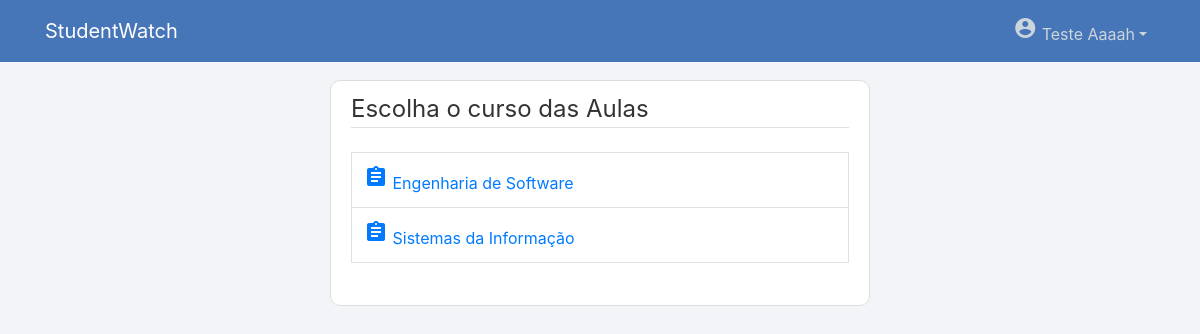
The page /filtrarAula/ (signed in) on the database its author committed.
### users/models.py (models this page shows, shortened)
class User(AbstractUser):
    username = models.EmailField(_('username'), unique=False)
    email = models.EmailField(_('email address'), unique=True)
    tipo = models.CharField(max_length=100)

### manager/models.py (models this page shows, shortened)
class Curso(models.Model):
    nome = models.CharField(max_length=100)
    descricao = models.TextField(max_length=500)
    coordenador = models.ForeignKey(CoordenadorProfile, on_delete=models.SET_NULL, null=True)

### manager/views.py (the view)
# urls.py: path('filtrarAula/', views.filtrarAula, name='filtrarAula'),
@login_required
@permission_required("manager.view_aula", raise_exception=True)
def filtrarAula(request):
    if request.user.tipo == "Coordenador":
        cursos = Curso.objects.filter(coordenador = request.user.coordenador_profile.id)
    else:
        cursos = Curso.objects.all()
    if(cursos == [] or not cursos):
        cursos = None
        messages.warning(request, f"Não há cursos")
    context = {
        'cursos': cursos,
    }
    return render(request, 'manager/filtrar-aula.html', context)

### manager/templates/manager/filtrar-aula.html
{% extends "page/base.html" %}
{% block content %}
    <div class="content-section">
        <fieldset class="form-group">
            <legend class="border-bottom mb-4">Escolha o curso das Aulas</legend>
            <table class="table table-bordered">
                {% for curso in cursos %}
                <tr>
                    <td>
                        <a href="{% url 'gerenciarAula' curso.id %}"><span class="material-icons">assignment</span> {{ curso.nome }}</a>
                    </td>
                </tr>
                {% endfor %}
            </table>
        </fieldset>
    </div>
{% endblock content %}

### page/templates/page/base.html (shortened to what this page needs)
{% load static %}
<!DOCTYPE html>
<html lang="en">
<head>
    <link rel="stylesheet" href="https://stackpath.bootstrapcdn.com/bootstrap/4.1.3/css/bootstrap.min.css">
    <link rel="stylesheet" type="text/css" href="{% static 'page/main.css' %}">
    <link rel="stylesheet" href="https://code.jquery.com/ui/1.12.1/themes/base/jquery-ui.css" />
</head>
<body>
    <header class="site-header">
        <nav class="navbar navbar-expand-md navbar-dark bg-steel fixed-top">
          <div class="container">
            {% if user.is_authenticated and user.is_staff %}
              <a class="navbar-brand mr-4" href="{% url 'page-home' %}">StudentWatch | <b>Admin</b></a>
            {% else %}
              <a class="navbar-brand mr-4" href="{% url 'page-home' %}">StudentWatch</a>
            {% endif %}
            <div class="collapse navbar-collapse" id="navbarToggle">
              <div class="navbar-nav">
                {% if user.is_authenticated %}
                  <div class="nav-item dropdown">
                    <a class="nav-link dropdown-toggle" data-toggle="dropdown" href="#" role="button" aria-haspopup="true" aria-expanded="false"><span class="material-icons">account_circle</span> {{ user.first_name }} {{ user.last_name }}</a>
                  </div>
                {% else %}
                  <a class="nav-item nav-link" href="{% url 'login' %}"><span class="material-icons">login</span></a>
                {% endif %}
              </div>
            </div>
          </div>
        </nav>
    </header>
    <main role="main" class="container">
        <div class="row">
          <div class="col-sm-3"></div>
          <div class="col-md-6">
            {% block content %}{% endblock %}
          </div>
          <div class="col-sm-3"></div>
        </div>
      </main>
</body>
</html>

### page/static/page/main.css (style rules this page uses)
body { background: #f2f4f7; color: #333333; margin-top: 5rem; }
.bg-steel { background-color: #4675b8; }
.site-header .navbar-nav .nav-link { color: #cbd5db; }
.content-section { background: #ffffff; padding: 10px 20px; border: 1px solid #dddddd; border-radius: 10px; margin-bottom: 20px; }

### rows shown on the page
User: first_name "Teste", last_name "Aaaah"
Curso: nome "Engenharia de Software"
Curso: nome "Sistemas da Informação"
